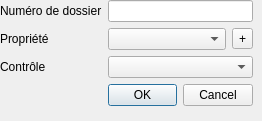
<?xml version="1.0" encoding="UTF-8"?>
<ui version="4.0">
 <class>CcpaSpancDossierInitDlg</class>
 <widget class="QDialog" name="CcpaSpancDossierInitDlg">
  <property name="geometry">
   <rect>
    <x>0</x>
    <y>0</y>
    <width>262</width>
    <height>121</height>
   </rect>
  </property>
  <property name="windowTitle">
   <string>Dossier (interface simplifiée)</string>
  </property>
  <widget class="QWidget" name="formLayoutWidget">
   <property name="geometry">
    <rect>
     <x>0</x>
     <y>0</y>
     <width>253</width>
     <height>111</height>
    </rect>
   </property>
   <layout class="QFormLayout" name="formLayout">
    <item row="0" column="0">
     <widget class="QLabel" name="numRoDeDossierLabel">
      <property name="text">
       <string>Numéro de dossier</string>
      </property>
     </widget>
    </item>
    <item row="0" column="1">
     <widget class="QLineEdit" name="no"/>
    </item>
    <item row="1" column="1">
     <layout class="QHBoxLayout" name="horizontalLayout">
      <item>
       <widget class="CcpaSpancCombo" name="propriete"/>
      </item>
      <item>
       <widget class="QToolButton" name="toolButton">
        <property name="text">
         <string>+</string>
        </property>
       </widget>
      </item>
     </layout>
    </item>
    <item row="1" column="0">
     <widget class="QLabel" name="label">
      <property name="text">
       <string>Propriété</string>
      </property>
     </widget>
    </item>
    <item row="3" column="1">
     <widget class="QDialogButtonBox" name="buttonBox">
      <property name="orientation">
       <enum>Qt::Horizontal</enum>
      </property>
      <property name="standardButtons">
       <set>QDialogButtonBox::Cancel|QDialogButtonBox::Ok</set>
      </property>
     </widget>
    </item>
    <item row="2" column="1">
     <widget class="CcpaSpancCombo" name="controle"/>
    </item>
    <item row="2" column="0">
     <widget class="QLabel" name="contrLeLabel">
      <property name="text">
       <string>Contrôle</string>
      </property>
     </widget>
    </item>
   </layout>
  </widget>
 </widget>
 <customwidgets>
  <customwidget>
   <class>CcpaSpancCombo</class>
   <extends>QComboBox</extends>
   <header>ccpaspanccombo.h</header>
  </customwidget>
 </customwidgets>
 <resources/>
 <connections>
  <connection>
   <sender>buttonBox</sender>
   <signal>accepted()</signal>
   <receiver>CcpaSpancDossierInitDlg</receiver>
   <slot>accept()</slot>
   <hints>
    <hint type="sourcelabel">
     <x>248</x>
     <y>254</y>
    </hint>
    <hint type="destinationlabel">
     <x>157</x>
     <y>274</y>
    </hint>
   </hints>
  </connection>
  <connection>
   <sender>buttonBox</sender>
   <signal>rejected()</signal>
   <receiver>CcpaSpancDossierInitDlg</receiver>
   <slot>reject()</slot>
   <hints>
    <hint type="sourcelabel">
     <x>316</x>
     <y>260</y>
    </hint>
    <hint type="destinationlabel">
     <x>286</x>
     <y>274</y>
    </hint>
   </hints>
  </connection>
 </connections>
</ui>
